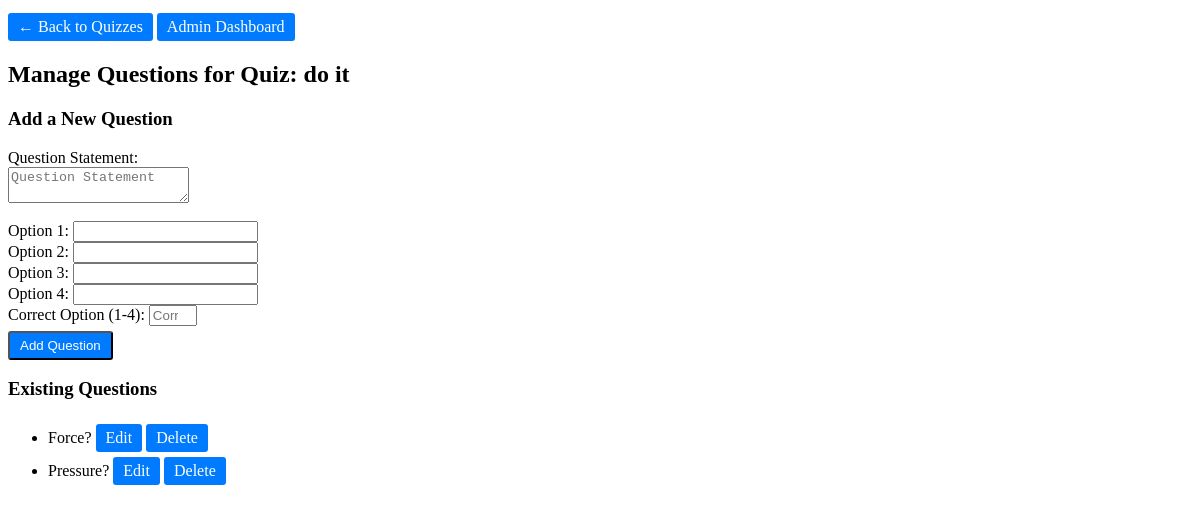
/admin/questions/1 (signed in), run on the app's committed database.
### models/models.py (models this page shows)
class Quiz(db.Model):
    id = db.Column(db.Integer, primary_key=True)
    chapter_id = db.Column(db.Integer, db.ForeignKey('chapter.id'), nullable=False) # Link to Chapter
    date_of_quiz = db.Column(db.DateTime, nullable=False)
    remarks = db.Column(db.String(255), nullable=True)
    chapter = db.relationship('Chapter', backref=db.backref('quizzes', lazy=True))
    questions = db.relationship('Question', backref='quiz', lazy=True)

class Question(db.Model):
    id = db.Column(db.Integer, primary_key=True)
    quiz_id = db.Column(db.Integer, db.ForeignKey('quiz.id'), nullable=False) # Link to Quiz
    question_statement = db.Column(db.Text, nullable=False)
    option1 = db.Column(db.String(255), nullable=False)
    option2 = db.Column(db.String(255), nullable=False)
    option3 = db.Column(db.String(255), nullable=False)
    option4 = db.Column(db.String(255), nullable=False)
    correct_option = db.Column(db.Integer, nullable=False)  # 1, 2, 3, 4

### app.py (the view, shortened to what this page needs)
@app.route("/admin/questions/<int:quiz_id>", methods=["GET", "POST"])
def manage_questions(quiz_id):
    if not admin_required():
        return redirect(url_for("login"))
    quiz = Quiz.query.get(quiz_id)
    questions = Question.query.filter_by(quiz_id=quiz_id).all()
    return render_template("manage_questions.html", quiz=quiz, questions=questions)

### app.py (called while the page is built)
def admin_required():
    return "user_id" in session and session["role"] == "admin"

### templates/manage_questions.html (shortened to what this page needs)
<head>
    <link rel="stylesheet" href="{{ url_for('static', filename='styles.css') }}">
</head>
<body>
    <a class="button" href="{{ url_for('manage_quizzes', chapter_id=quiz.chapter_id) }}">← Back to Quizzes</a>
    <a class="button" href="{{ url_for('admin_dashboard') }}">Admin Dashboard</a>
    <h2>Manage Questions for Quiz: {{ quiz.remarks }}</h2>
    <h3>Add a New Question</h3>
    <form method="POST">
        <label>Question Statement:</label><br>
        <textarea name="question_statement" placeholder="Question Statement" required></textarea><br><br>
        <label>Option 1:</label>
        <input type="text" name="option1" required><br>
        <label>Option 2:</label>
        <input type="text" name="option2" required><br>
        <label>Option 3:</label>
        <input type="text" name="option3" required><br>
        <label>Option 4:</label>
        <input type="text" name="option4" required><br>
        <label>Correct Option (1-4):</label>
        <input type="number" name="correct_option" placeholder="Correct Option (1-4)" min="1" max="4" required><br>
        <button class="button" type="submit">Add Question</button>
    </form>
    <h3>Existing Questions</h3>
    <ul>
        {% for question in questions %}
            <li>
                {{ question.question_statement }}
                <a class="button" href="{{ url_for('edit_question', question_id=question.id) }}">Edit</a>
                <a class="button" href="{{ url_for('delete_question', question_id=question.id) }}" onclick="return confirm('Are you sure?')">Delete</a>
            </li>
        {% endfor %}
    </ul>
</body>

### static/styles.css (style rules this page uses)
.button { display: inline-block; margin-top: 5px; padding: 5px 10px; text-decoration: none; background-color: #007bff; color: white; border-radius: 3px; }

### data on the page
Quiz: remarks "do it"
Question: question_statement "Force?"
Question: question_statement "Pressure?"
